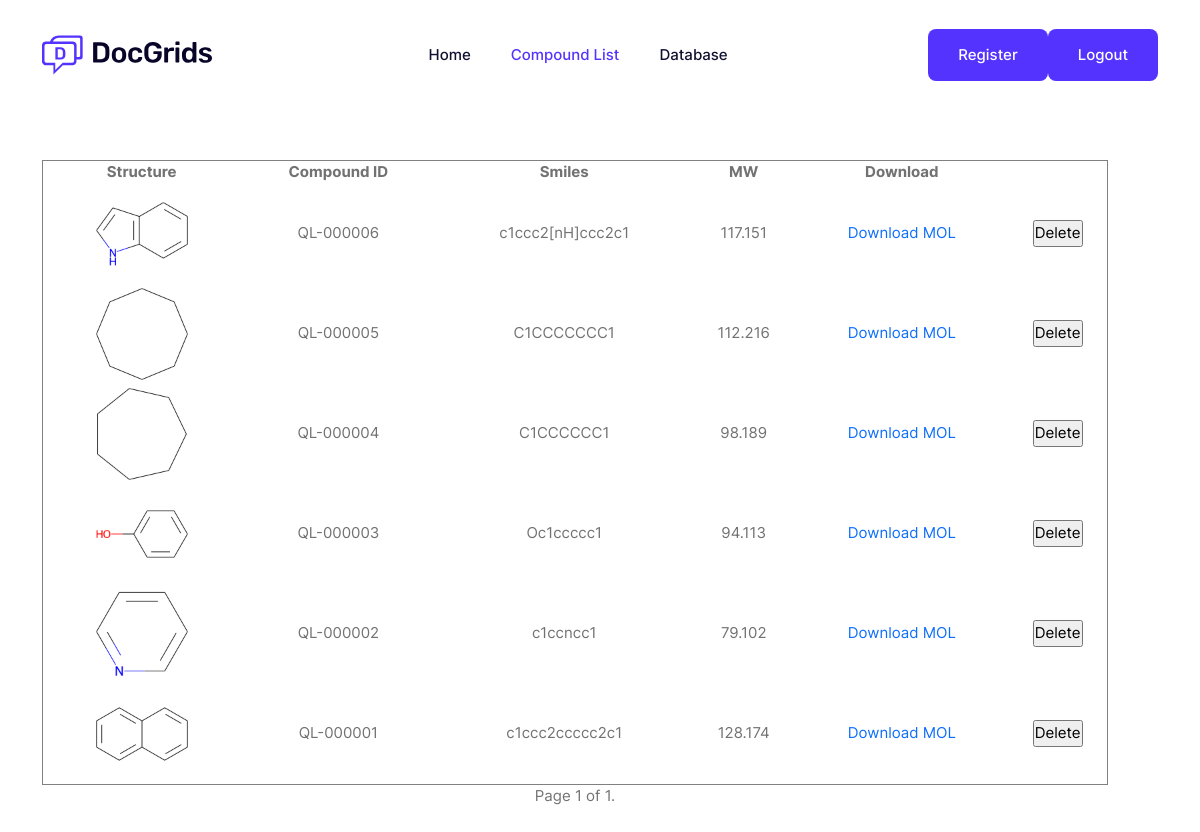
The app's page /compoundlist/ (signed in) with its own data.
### mol_registration/models.py (models this page shows)
class mol_props(models.Model):
    compound_id = models.CharField(max_length=50)
    smiles = models.CharField(max_length=1000)
    mol_file = models.TextField()
    mol_file_path = models.CharField(max_length=500)
    MW = models.FloatField()
    xlogp = models.FloatField()
    TPSA = models.FloatField()
    img_file = models.CharField(max_length=500)
    fingerprint = models.TextField(default='')

### mol_registration/views.py (the view)
# urls.py: path('compoundlist/', mol_registration_view.compoundlist),
def compoundlist(request):
    if request.session.get('is_login'):
        mol_list = mol_props.objects.all().order_by('-compound_id')
        paginator = Paginator(mol_list, 10)
        page = request.GET.get('page',1)
        try:
            sublist = paginator.page(page)
        except PageNotAnInteger:
            sublist = paginator.page(1)
        except EmptyPage:
            sublist = paginator.page(paginator.num_pages)
        return render(request, "compoundlist.html", {"sublist": sublist})
    else:
        return redirect("/login/")

### register/template/compoundlist.html (shortened to what this page needs)
{% load static %}
<!DOCTYPE html>
<html class="no-js" lang="zxx">
<head>
<link rel="stylesheet" href="/static/css/bootstrap.min.css">
<link rel="stylesheet" href="/static/css/LineIcons.3.0.css">
<link rel="stylesheet" href="/static/css/animate.css">
<link rel="stylesheet" href="/static/css/tiny-slider.css">
<link rel="stylesheet" href="/static/css/main.css">
</head>
<body>
<header class="header navbar-area">
<div class="container">
<div class="row align-items-center">
<div class="col-lg-12">
<div class="nav-inner">
<nav class="navbar navbar-expand-lg">
<a class="navbar-brand" href="">
<img src="/static/picture/logo.svg" alt="Logo">
</a>
<div class="collapse navbar-collapse sub-menu-bar" id="navbarSupportedContent">
<ul id="nav" class="navbar-nav ms-auto">
<li class="nav-item">
<a href="/index" aria-label="Toggle navigation">Home</a>
</li>
<li class="nav-item">
<a href="/compoundlist" class="active" aria-label="Toggle navigation">Compound List</a>
</li>
<li class="nav-item">
<a href="/database" aria-label="Toggle navigation">Database</a>
</li>
</ul>
</div>
<div class="button">
<a href="/user_register" class="btn">Register</a>
</div>
<div class="button">
<a href="/logout" class="btn">Logout</a>
</div>
</nav>
</div>
</div>
</div>
</div>
</header>
<section class="hero-area">
<div class="container">
<div class="row align-items-center">
<div class="col-lg-12 col-md-12 col-12">
<div class="hero-content">
<table border="1" cellspacing="0" cellpadding="5" align="center" width="100%" >
	<tr style="text-align:center">
        <th>Structure</th>
		<th>Compound ID</th>
		<th>Smiles</th>
        <th>MW</th>
        <th>Download</th>
	</tr>
     {%for item in sublist %}
	<tr>
            <td><img src="{{item.img_file}}" align="center"></td>
		    <td>{{item.compound_id}}</td>
            <td>{{item.smiles}}</td>
            <td>{{item.MW}}</td>
            <td><a href="{{ item.mol_file_path }}">Download MOL</a></td>
            <td><a href="/delete_compound/?delete_compound_id={{item.compound_id}}"><input type="submit" value="Delete"></a></td>
	</tr>
     {% endfor %}
</table>
<div>
    <center>
    <span style="margin:0 auto">
        <span class="current">
            Page {{ sublist.number }} of {{ sublist.paginator.num_pages }}.
        </span>
    </span>
    </center>
</div>
</div>
</div>
</div>
</div>
</section>
</body>
</html>

### register/template/compoundlist.html (style rules this page uses)
td { text-align:center; }
th { text-align:center; }
a { text-decoration: none; }
img { width: 100px;height:100px; align: "center"; }

### records on screen
mol_props: img_file (picture), compound_id "QL-000006", smiles "c1ccc2[nH]ccc2c1", MW "117.151"
mol_props: img_file (picture), compound_id "QL-000005", smiles "C1CCCCCCC1", MW "112.216"
mol_props: img_file (picture), compound_id "QL-000004", smiles "C1CCCCCC1", MW "98.189"
mol_props: img_file (picture), compound_id "QL-000003", smiles "Oc1ccccc1", MW "94.113"
mol_props: img_file (picture), compound_id "QL-000002", smiles "c1ccncc1", MW "79.102"
mol_props: img_file (picture), compound_id "QL-000001", smiles "c1ccc2ccccc2c1", MW "128.174"

### other values on screen
{{ sublist.number }} "1"
{{ sublist.paginator.num_pages }} "1"
